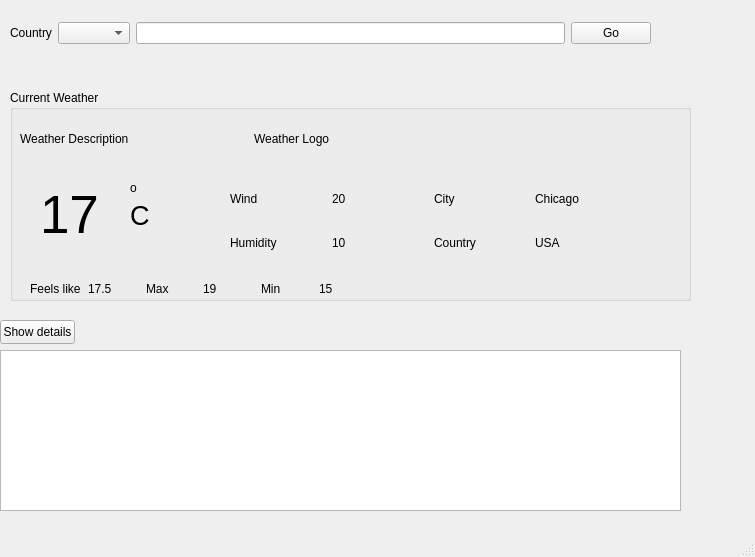
<?xml version="1.0" encoding="UTF-8"?>
<ui version="4.0">
 <class>MainWindow</class>
 <widget class="QMainWindow" name="MainWindow">
  <property name="geometry">
   <rect>
    <x>0</x>
    <y>0</y>
    <width>755</width>
    <height>557</height>
   </rect>
  </property>
  <property name="windowTitle">
   <string>MainWindow</string>
  </property>
  <widget class="QWidget" name="centralwidget">
   <widget class="QGroupBox" name="groupBox">
    <property name="geometry">
     <rect>
      <x>10</x>
      <y>90</y>
      <width>681</width>
      <height>211</height>
     </rect>
    </property>
    <property name="title">
     <string>Current Weather</string>
    </property>
    <widget class="QLabel" name="lblTemp">
     <property name="geometry">
      <rect>
       <x>30</x>
       <y>90</y>
       <width>120</width>
       <height>70</height>
      </rect>
     </property>
     <property name="minimumSize">
      <size>
       <width>120</width>
       <height>70</height>
      </size>
     </property>
     <property name="maximumSize">
      <size>
       <width>120</width>
       <height>70</height>
      </size>
     </property>
     <property name="font">
      <font>
       <pointsize>40</pointsize>
      </font>
     </property>
     <property name="text">
      <string>17</string>
     </property>
    </widget>
    <widget class="QLabel" name="label_4">
     <property name="geometry">
      <rect>
       <x>120</x>
       <y>90</y>
       <width>21</width>
       <height>16</height>
      </rect>
     </property>
     <property name="text">
      <string>o</string>
     </property>
    </widget>
    <widget class="QLabel" name="label_5">
     <property name="geometry">
      <rect>
       <x>120</x>
       <y>110</y>
       <width>41</width>
       <height>31</height>
      </rect>
     </property>
     <property name="font">
      <font>
       <pointsize>20</pointsize>
      </font>
     </property>
     <property name="text">
      <string>C</string>
     </property>
    </widget>
    <widget class="QWidget" name="">
     <property name="geometry">
      <rect>
       <x>10</x>
       <y>40</y>
       <width>461</width>
       <height>18</height>
      </rect>
     </property>
     <layout class="QHBoxLayout" name="horizontalLayout_2">
      <item>
       <widget class="QLabel" name="label">
        <property name="text">
         <string>Weather Description</string>
        </property>
       </widget>
      </item>
      <item>
       <widget class="QLabel" name="lblWeatherDescription">
        <property name="text">
         <string>Weather Logo</string>
        </property>
       </widget>
      </item>
     </layout>
    </widget>
    <widget class="QWidget" name="">
     <property name="geometry">
      <rect>
       <x>220</x>
       <y>90</y>
       <width>401</width>
       <height>81</height>
      </rect>
     </property>
     <layout class="QVBoxLayout" name="verticalLayout">
      <item>
       <layout class="QHBoxLayout" name="horizontalLayout_3">
        <item>
         <widget class="QLabel" name="label_6">
          <property name="font">
           <font>
            <pointsize>9</pointsize>
           </font>
          </property>
          <property name="text">
           <string>Wind</string>
          </property>
         </widget>
        </item>
        <item>
         <widget class="QLabel" name="lblWindSpeed">
          <property name="text">
           <string>20</string>
          </property>
         </widget>
        </item>
        <item>
         <widget class="QLabel" name="label_10">
          <property name="text">
           <string>City</string>
          </property>
         </widget>
        </item>
        <item>
         <widget class="QLabel" name="lblCity">
          <property name="text">
           <string>Chicago</string>
          </property>
         </widget>
        </item>
       </layout>
      </item>
      <item>
       <layout class="QHBoxLayout" name="horizontalLayout_4">
        <item>
         <widget class="QLabel" name="label_8">
          <property name="text">
           <string>Humidity</string>
          </property>
         </widget>
        </item>
        <item>
         <widget class="QLabel" name="lblHumidity">
          <property name="text">
           <string>10</string>
          </property>
         </widget>
        </item>
        <item>
         <widget class="QLabel" name="label_11">
          <property name="text">
           <string>Country</string>
          </property>
         </widget>
        </item>
        <item>
         <widget class="QLabel" name="lblCountry">
          <property name="text">
           <string>USA</string>
          </property>
         </widget>
        </item>
       </layout>
      </item>
     </layout>
    </widget>
    <widget class="QWidget" name="">
     <property name="geometry">
      <rect>
       <x>20</x>
       <y>190</y>
       <width>341</width>
       <height>18</height>
      </rect>
     </property>
     <layout class="QHBoxLayout" name="horizontalLayout_5">
      <item>
       <widget class="QLabel" name="label_7">
        <property name="text">
         <string>Feels like</string>
        </property>
       </widget>
      </item>
      <item>
       <widget class="QLabel" name="lblFeelsLike">
        <property name="text">
         <string>17.5</string>
        </property>
       </widget>
      </item>
      <item>
       <widget class="QLabel" name="label_2">
        <property name="text">
         <string>Max</string>
        </property>
       </widget>
      </item>
      <item>
       <widget class="QLabel" name="lblTempMax">
        <property name="text">
         <string>19</string>
        </property>
       </widget>
      </item>
      <item>
       <widget class="QLabel" name="label_12">
        <property name="text">
         <string>Min</string>
        </property>
       </widget>
      </item>
      <item>
       <widget class="QLabel" name="lblTempMin">
        <property name="text">
         <string>15</string>
        </property>
       </widget>
      </item>
     </layout>
    </widget>
   </widget>
   <widget class="QTextEdit" name="txtJsonString">
    <property name="geometry">
     <rect>
      <x>0</x>
      <y>350</y>
      <width>681</width>
      <height>161</height>
     </rect>
    </property>
   </widget>
   <widget class="QPushButton" name="btnShowDetails">
    <property name="geometry">
     <rect>
      <x>0</x>
      <y>320</y>
      <width>75</width>
      <height>24</height>
     </rect>
    </property>
    <property name="text">
     <string>Show details</string>
    </property>
   </widget>
   <widget class="QWidget" name="">
    <property name="geometry">
     <rect>
      <x>10</x>
      <y>20</y>
      <width>641</width>
      <height>26</height>
     </rect>
    </property>
    <layout class="QHBoxLayout" name="horizontalLayout">
     <item>
      <widget class="QLabel" name="label_3">
       <property name="text">
        <string>Country</string>
       </property>
      </widget>
     </item>
     <item>
      <widget class="QComboBox" name="cmbCountry"/>
     </item>
     <item>
      <widget class="QLineEdit" name="txtZipCode"/>
     </item>
     <item>
      <widget class="QPushButton" name="btnGo">
       <property name="text">
        <string>Go</string>
       </property>
      </widget>
     </item>
    </layout>
   </widget>
  </widget>
  <widget class="QMenuBar" name="menubar">
   <property name="geometry">
    <rect>
     <x>0</x>
     <y>0</y>
     <width>755</width>
     <height>22</height>
    </rect>
   </property>
  </widget>
  <widget class="QStatusBar" name="statusbar"/>
 </widget>
 <resources/>
 <connections/>
</ui>
